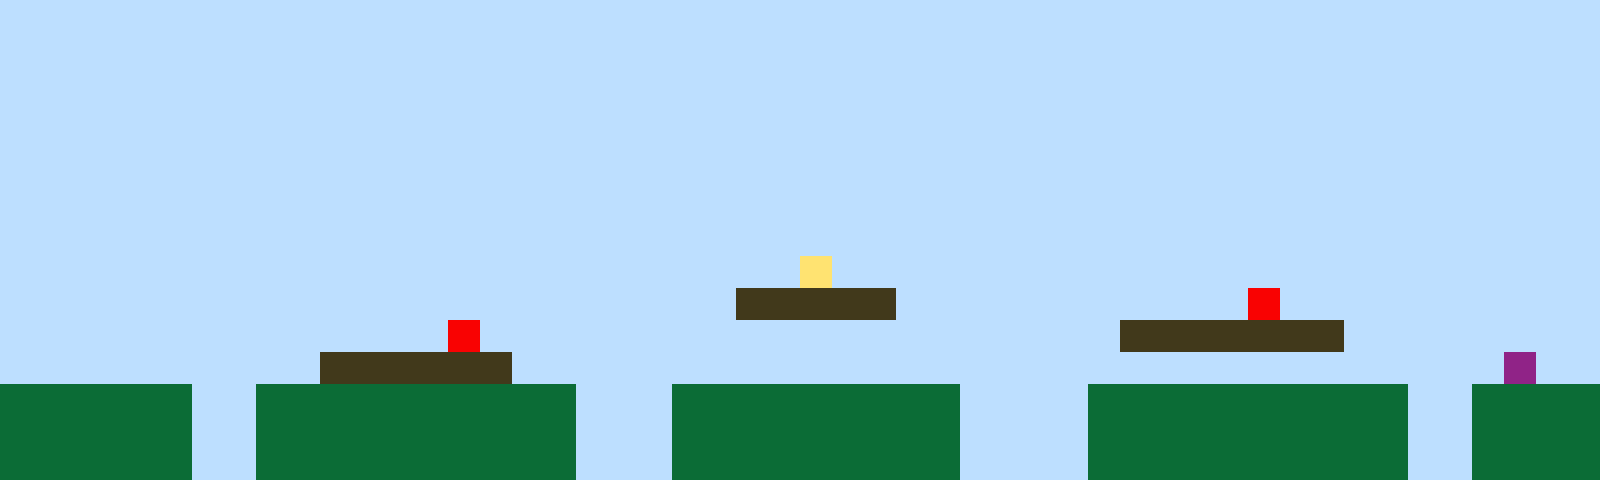

A 2D game scene composited from a Tiled map and its tileset images. What follows is a short description and the map's XML, with every tile layer's data as written:
An orthogonal 50x15 tile map with 32x32 px tiles, 1 tile layer (Tile Layer 1).

<map version="1.10" tiledversion="1.11.2" orientation="orthogonal" renderorder="right-up" width="50" height="15" tilewidth="32" tileheight="32" infinite="0" nextlayerid="2" nextobjectid="1"><editorsettings><export target="map1.csv" format="csv" /></editorsettings><tileset firstgid="1" name="sprites" tilewidth="32" tileheight="32" tilecount="6" columns="3"><image source="sprites.png" width="96" height="64" /></tileset><layer id="1" name="Tile Layer 1" width="50" height="15"><data encoding="csv">1,1,1,1,1,1,1,1,1,1,1,1,1,1,1,1,1,1,1,1,1,1,1,1,1,1,1,1,1,1,1,1,1,1,1,1,1,1,1,1,1,1,1,1,1,1,1,1,1,1,1,1,1,1,1,1,1,1,1,1,1,1,1,1,1,1,1,1,1,1,1,1,1,1,1,1,1,1,1,1,1,1,1,1,1,1,1,1,1,1,1,1,1,1,1,1,1,1,1,1,1,1,1,1,1,1,1,1,1,1,1,1,1,1,1,1,1,1,1,1,1,1,1,1,1,1,1,1,1,1,1,1,1,1,1,1,1,1,1,1,1,1,1,1,1,1,1,1,1,1,1,1,1,1,1,1,1,1,1,1,1,1,1,1,1,1,1,1,1,1,1,1,1,1,1,1,1,1,1,1,1,1,1,1,1,1,1,1,1,1,1,1,1,1,1,1,1,1,1,1,1,1,1,1,1,1,1,1,1,1,1,1,1,1,1,1,1,1,1,1,1,1,1,1,1,1,1,1,1,1,1,1,1,1,1,1,1,1,1,1,1,1,1,1,1,1,1,1,1,1,1,1,1,1,1,1,1,1,1,1,1,1,1,1,1,1,1,1,1,1,1,1,1,1,1,1,1,1,1,1,1,1,1,1,1,1,1,1,1,1,1,1,1,1,1,1,1,1,1,1,1,1,1,1,1,1,1,1,1,1,1,1,1,1,1,1,1,1,1,1,1,1,1,1,1,1,1,1,1,1,1,1,1,1,1,1,1,1,1,1,1,1,1,1,1,1,1,1,1,1,1,1,1,1,1,1,1,1,1,1,1,1,1,1,1,1,1,1,1,1,1,1,1,1,1,1,1,1,1,1,1,1,1,1,1,1,1,1,1,1,1,1,1,1,1,1,1,1,1,1,1,1,1,1,1,1,1,1,1,1,1,1,1,1,1,1,1,1,1,1,1,1,1,1,1,4,1,1,1,1,1,1,1,1,1,1,1,1,1,1,1,1,1,1,1,1,1,1,1,1,1,1,1,1,1,1,1,1,1,1,1,1,1,1,1,1,1,1,1,1,1,1,1,3,3,3,3,3,1,1,1,1,1,1,1,1,1,1,1,5,1,1,1,1,1,1,1,1,1,1,1,1,1,1,1,1,1,1,1,1,1,1,1,1,5,1,1,1,1,1,1,1,1,1,1,1,1,1,1,1,1,1,1,1,1,3,3,3,3,3,3,3,1,1,1,1,1,1,1,1,1,1,1,1,1,1,1,1,1,1,3,3,3,3,3,3,1,1,1,1,1,1,1,1,1,1,1,1,1,1,1,1,1,1,1,1,1,1,1,1,1,1,1,1,1,1,1,6,1,1,2,2,2,2,2,2,1,1,2,2,2,2,2,2,2,2,2,2,1,1,1,2,2,2,2,2,2,2,2,2,1,1,1,1,2,2,2,2,2,2,2,2,2,2,1,1,2,2,2,2,2,2,2,2,2,2,1,1,2,2,2,2,2,2,2,2,2,2,1,1,1,2,2,2,2,2,2,2,2,2,1,1,1,1,2,2,2,2,2,2,2,2,2,2,1,1,2,2,2,2,2,2,2,2,2,2,1,1,2,2,2,2,2,2,2,2,2,2,1,1,1,2,2,2,2,2,2,2,2,2,1,1,1,1,2,2,2,2,2,2,2,2,2,2,1,1,2,2,2,2</data></layer></map>
